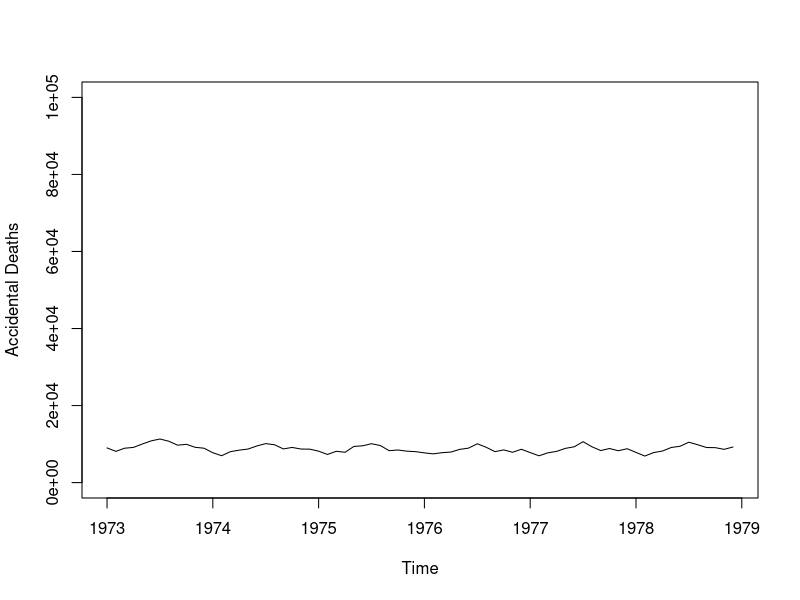
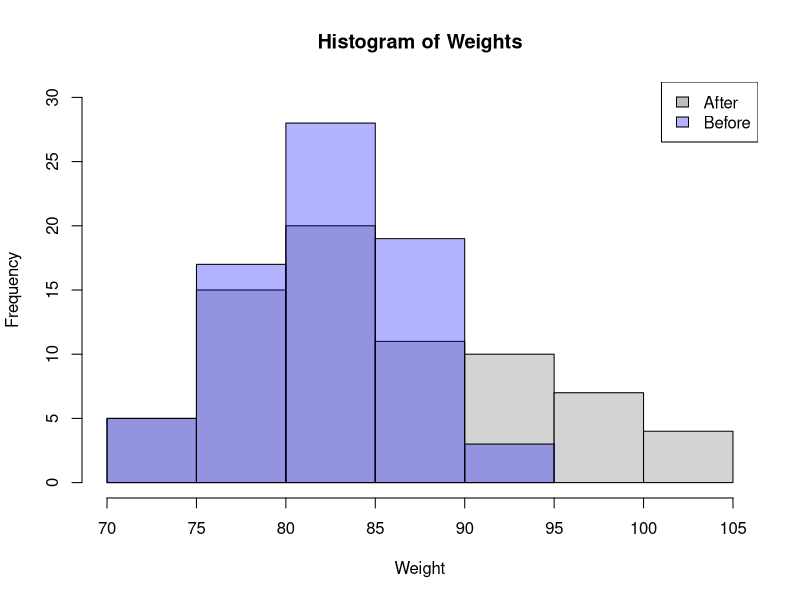

These charts were generated, in order, by the following R code:
## ---- chunk 1
    #| eval: true
    library(MASS)
    data(accdeaths)
## ---- chunk 2
    #| echo: false
    plot(accdeaths, ylim = c(0, 1e5), ylab = "Accidental Deaths")
## ---- chunk 3
    #| echo: false
    data(anorexia)
    hist(anorexia$Postwt, xlab = "Weight", ylim = c(0, 30),
         main = "Histogram of Weights")
    hist(anorexia$Prewt, add = TRUE,
         col = adjustcolor("blue", alpha.f = .3))
    legend("topright", legend = c("After", "Before"),
           fill = c("grey", adjustcolor("blue", alpha.f = .3)))
